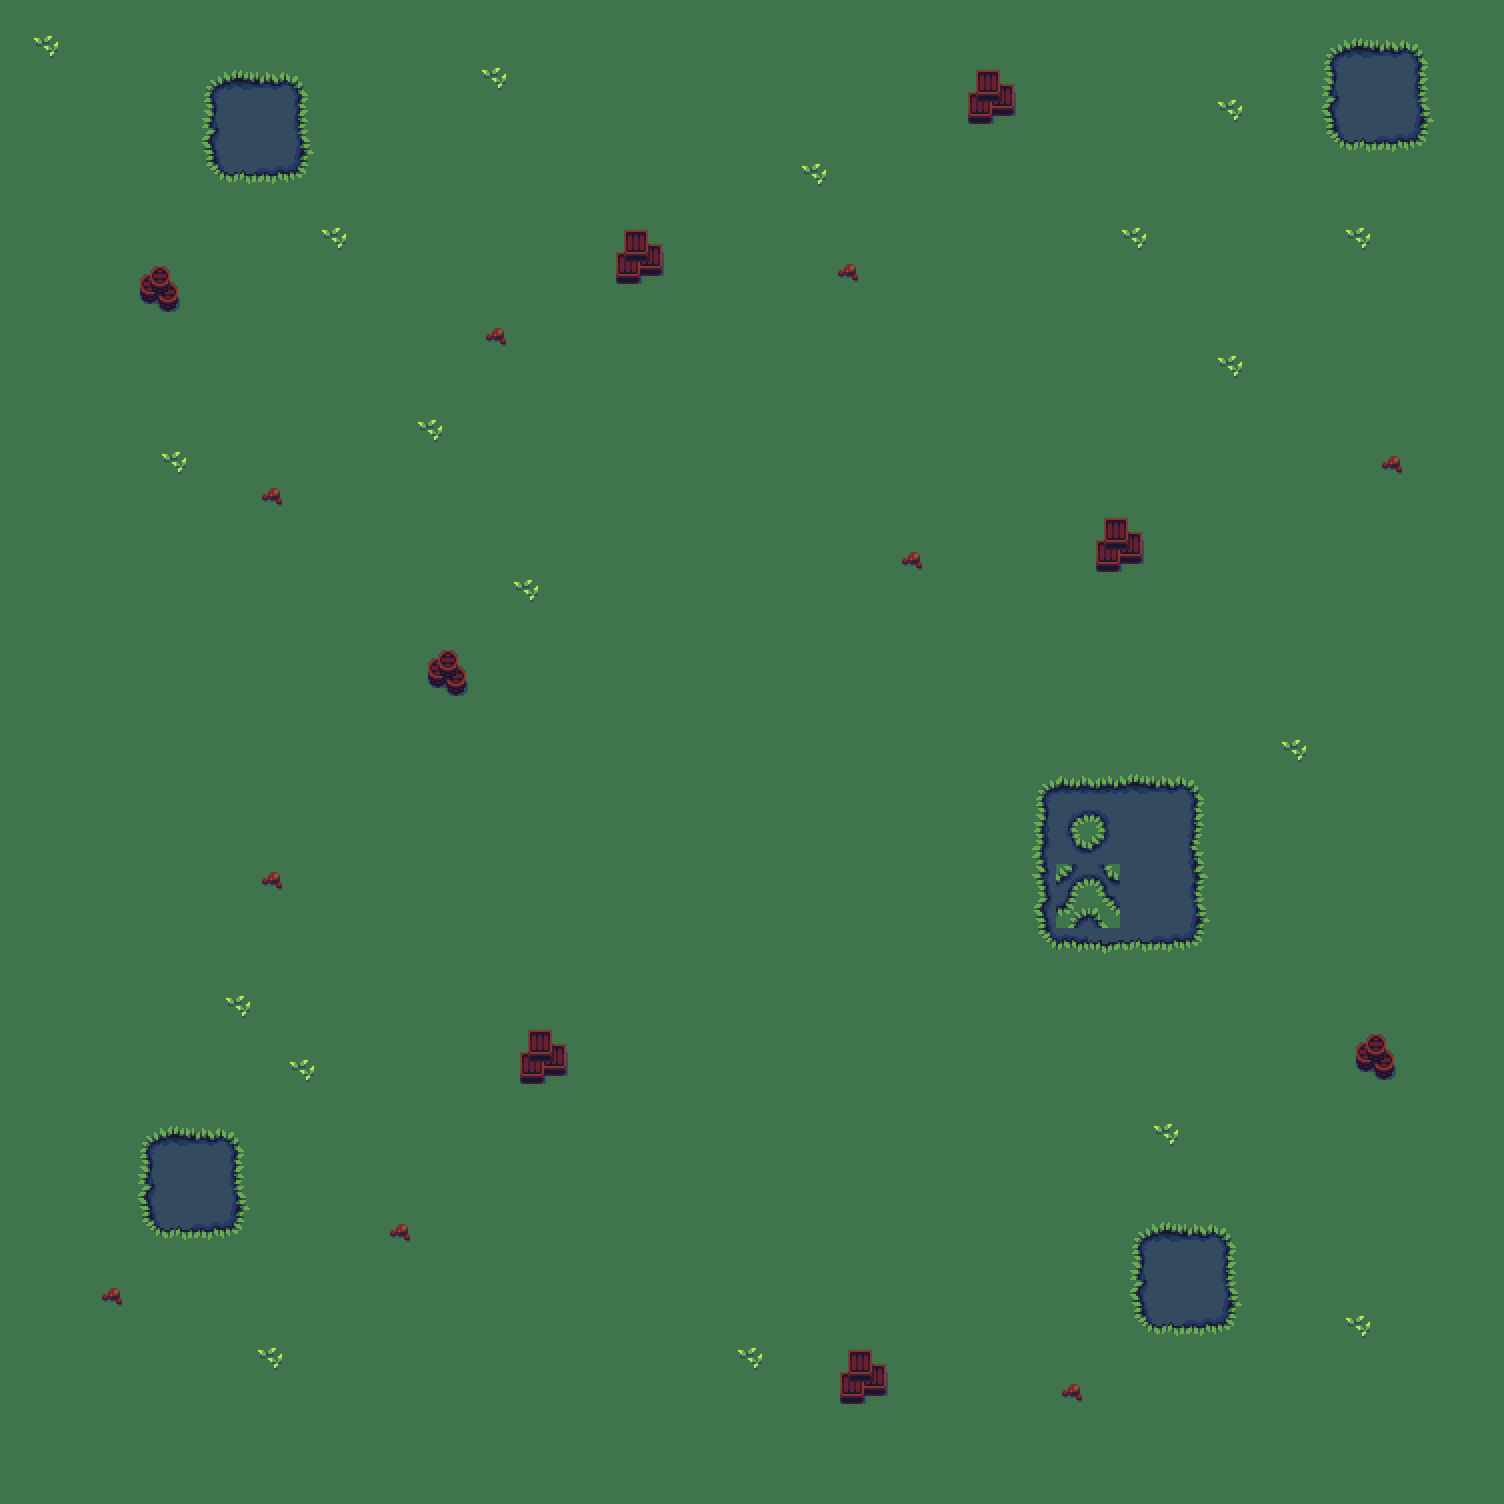

Rendered tile map (Tiled .tmx) drawn with the repository's tilesets; below, a short description and the map source with its tile grids summarised:
An orthogonal 47x47 tile map with 32x32 px tiles, 2 tile layers (Tile Layer 1, Tile Layer 2), 2 tilesets and 13 objects.

<map version="1.10" tiledversion="1.11.2" orientation="orthogonal" renderorder="right-down" width="47" height="47" tilewidth="32" tileheight="32" infinite="0" nextlayerid="4" nextobjectid="20">
 <editorsettings>
  <export target="level1_new..tmx" format="tmx" />
 </editorsettings>
 <tileset firstgid="1" source="../ts/normal.tsx" />
 <tileset firstgid="289" source="../ts/normal.tsx" />
 <layer id="1" name="Tile Layer 1" width="47" height="47">
  <data>[2209 cells, 2209 non-empty, 20 distinct tile ids]</data>
 </layer>
 <layer id="2" name="Tile Layer 2" width="47" height="47">
  <data>[2209 cells, 116 non-empty, 60 distinct tile ids]</data>
 </layer>
 <objectgroup id="3" name="Object Layer 1">
  <object id="1" x="1049.5" y="791.5" width="143" height="145" />
  <object id="6" x="1343" y="53" width="70.5" height="85" />
  <object id="7" x="1150" y="1238.33" width="73.6667" height="84.6667" />
  <object id="8" x="158.667" y="1142" width="71.3333" height="84.6667" />
  <object id="9" x="220.667" y="86" width="74" height="84.3333" />
  <object id="10" x="142.5" y="267" width="33.5" height="42.75">
   <ellipse />
  </object>
  <object id="11" x="433.25" y="654" width="28.5" height="40.75">
   <ellipse />
  </object>
  <object id="12" x="1362.18" y="1038" width="28.9091" height="38.5455">
   <ellipse />
  </object>
  <object id="14" x="519.636" y="1031.45" width="48" height="52" />
  <object id="15" x="840.25" y="1351.5" width="46.5" height="52.25" />
  <object id="16" x="1096.25" y="520" width="47.375" height="51.125" />
  <object id="18" x="967.875" y="72.375" width="47" height="50.75" />
  <object id="19" x="615.5" y="232.375" width="45.875" height="50.75" />
 </objectgroup>
</map>
